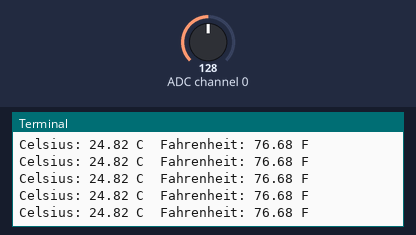
A program run on a simulated Raspberry Pi (BCM pin numbers). On the bench: the last lines printed to the terminal. Inputs (shaded band) come from the test bench; at power-on: ADC channel 0 = 128 (analog values on the 0–255 scale). Library files of the repository ran but are not shown: ADC0834.py.

Above: at 1.2 s.
1.3 s: ADC channel 0 set to 178
At 1.57 s:
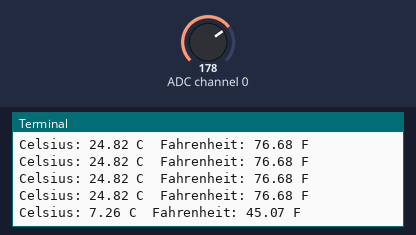
2.8 s: ADC channel 0 set to 224
At 2.99 s:
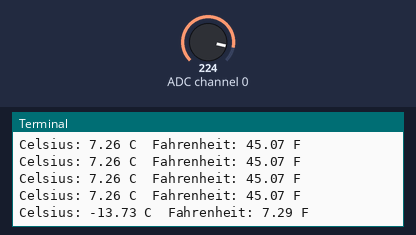
Timing chart, 0 to 5.8 s (numbered marks = the images above; inputs shaded):
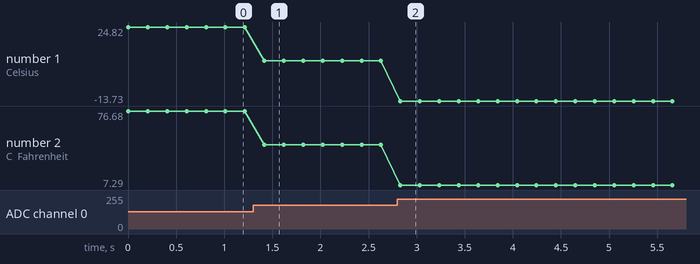

Measured:
- after the input at 1.3 s, the terminal: prints a new line after 0.12 s (image 1)
- after the input at 2.8 s, the terminal: prints a new line at once (image 2)
- plotted number 1: 24.82 → 7.26 after the input at 1.3 s, 7.26 → -13.73 after the input at 2.8 s
- plotted number 2: 76.68 → 45.07 after the input at 1.3 s, 45.07 → 7.29 after the input at 2.8 s

The program:

2.2.2_thermistor_zero.py
```python
#!/usr/bin/env python3
# -*- coding: utf-8 -*-

import ADC0834
import time
import math

# Initialize the ADC0834 module
ADC0834.setup()

# Run the process in a try-except block
try:
    while True:
        # Read the analog value from the sensor
        analogVal = ADC0834.getResult()

        # Convert the analog value to a voltage
        Vr = 5 * float(analogVal) / 255

        # Calculate the resistance of the thermistor
        Rt = 10000 * Vr / (5 - Vr)

        # Calculate the temperature in Kelvin
        temp = 1 / (((math.log(Rt / 10000)) / 3950) + (1 / (273.15 + 25)))

        # Convert Kelvin to Celsius
        Cel = temp - 273.15

        # Convert Celsius to Fahrenheit
        Fah = Cel * 1.8 + 32

        # Print the temperature in both Celsius and Fahrenheit
        print('Celsius: %.2f C  Fahrenheit: %.2f F' % (Cel, Fah))

        # Wait for 0.2 seconds before the next read
        time.sleep(0.2)

# Handle KeyboardInterrupt for graceful termination
except KeyboardInterrupt:
    # Clean up ADC0834 resources
    ADC0834.destroy()
```
